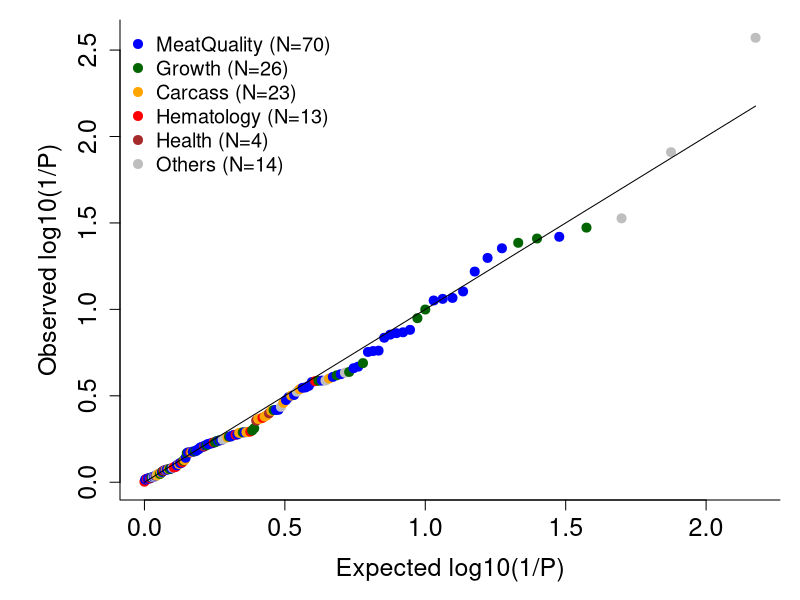

The R script that drew this image:

dat = read.table(file="test2.txt",header=T)
w1 = (1/(dat$se1)^2)
w2 = (1/(dat$se2)^2)
z = (dat$Z1*w1+dat$Z2*w2)/(w1+w2)
logp = -log10(2*(1-pnorm(abs(z)))) # double tail test
Colors = c("blue","darkgreen","orange","red","brown","gray")
names(Colors) = c("MeatQuality","Growth","Carcass","Hematology","Health","Others")
legends = c("MeatQuality (N=70)","Growth (N=26)","Carcass (N=23)","Hematology (N=13)","Health (N=4)","Others (N=14)")
metaCol = Colors[dat$class]
dat = data.frame(dat,logp,col=metaCol)
dat = dat[order(dat$logp),]
N = nrow(dat)
expP = seq(0,1,1/N)
expP = expP[2:length(expP)]
expLogP = sort(-log10(expP))
maxV = max(dat$logp)
tiff("qqplot_meta.tif",width=4500,height=4000,res=600,compression="lzw")
par(mai=c(1,1.2,0.2,0.2))
plot(expLogP,dat$logp,bty="l",pch=19,xlab="Expected log10(1/P)",ylab="Observed log10(1/P)",col=dat$col,
     cex.lab=1.5,cex.axis=1.5,cex=1.2,ylim=c(0,maxV),xlim=c(0,max(expLogP)))
lines(expLogP,expLogP,lwd=1,col="black")
legend("topleft",legend=legends,col=Colors,pch=19,bty="n",cex=1.2)
dev.off()